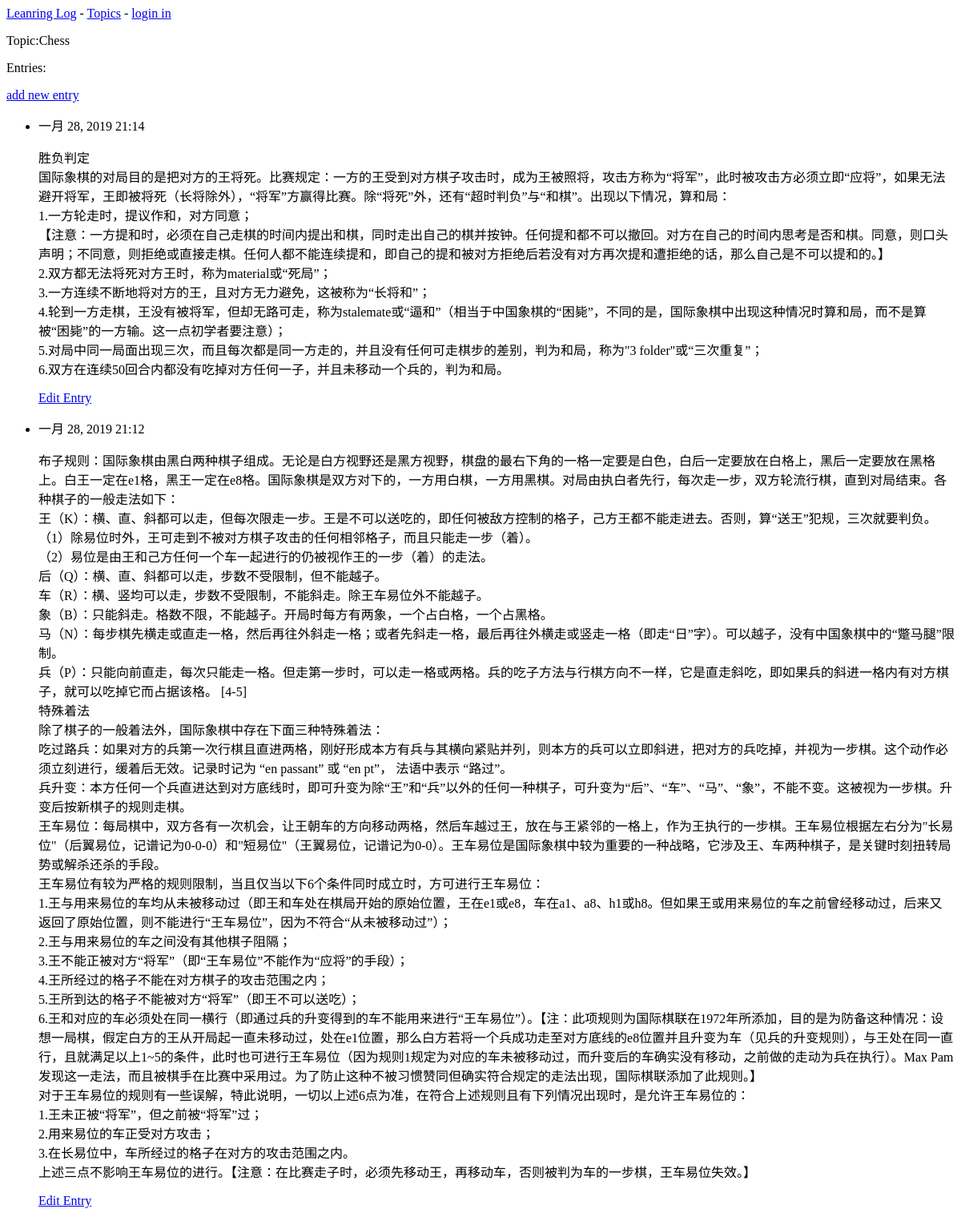
The app's page /topics/1/, older data.
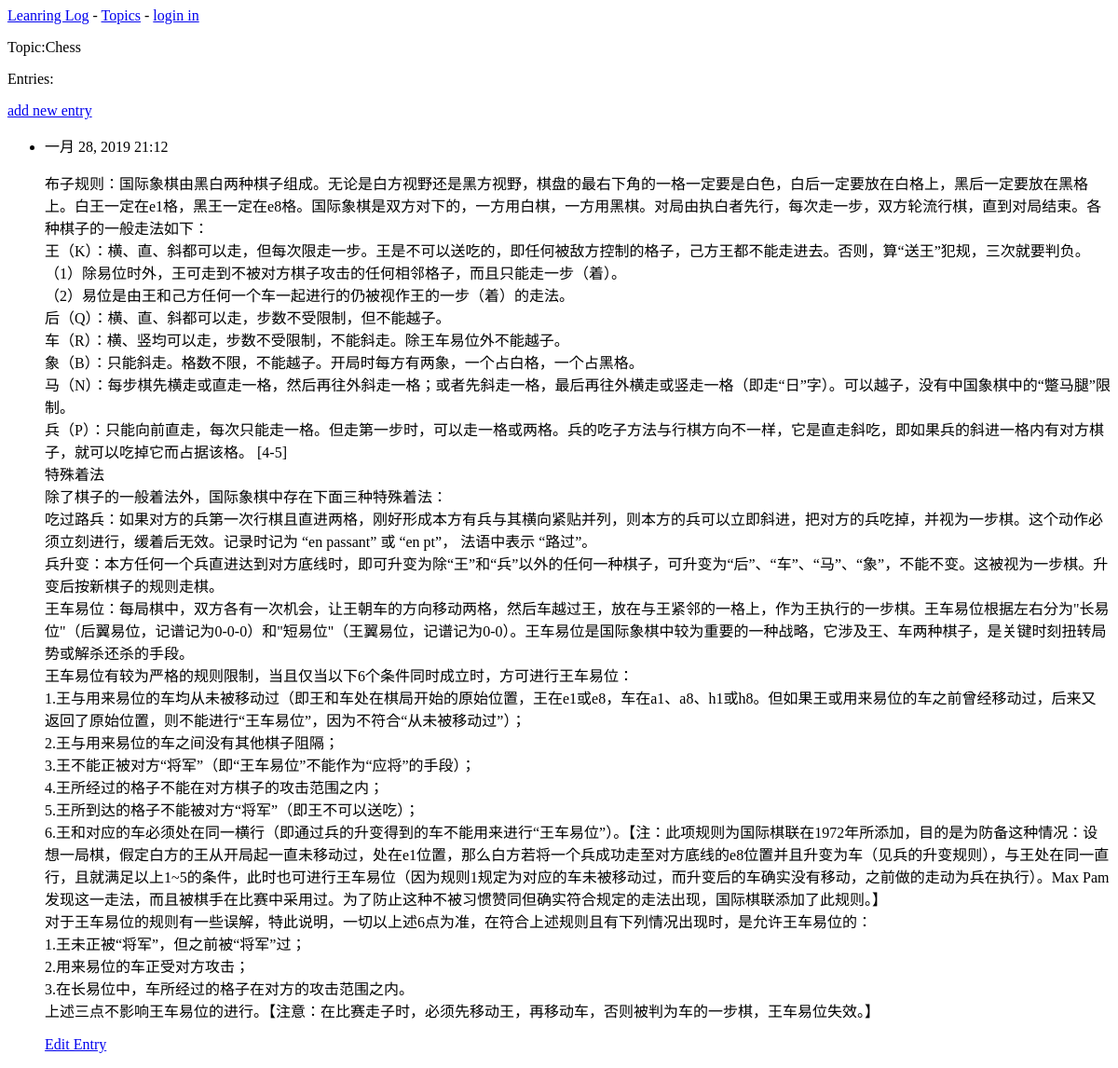
The same page, newer data.
### learning_logs/models.py (models this page shows, shortened)
class Entry(models.Model):
    topic = models.ForeignKey(Topic, on_delete=models.CASCADE)
    text = models.TextField()
    date_added = models.DateTimeField(auto_now_add=True)
    class Meta:
        ordering = ['-date_added']
        verbose_name_plural = 'entries'

### learning_logs/views.py (the view)
# urls.py: url(r'^topics/(?P<topic_id>\d+)/$', views.topic, name='topic'),
def topic(request, topic_id):
    topic = Topic.objects.get(pk=topic_id)
    entries = topic.entry_set.order_by('-date_added')
    context = {
        'topic':topic,
        'entries':entries
    }
    return render(request, 'learning_logs/topic.html', context)

### learning_logs/models.py (called while the page is built)
    def __str__(self):
        return self.text

### learning_logs/templates/learning_logs/topic.html
{% extends "learning_logs/base.html"%}
{% block content %}
	<p>Topic:{{ topic }}</p>
	<p>Entries:</p>
	<p>
		<a href="{% url 'learning_logs:new_entry' topic.id %}">add new entry</a>
	</p>
	<ul>
	{% for entry in entries %}
		<li>
			<p>{{ entry.date_added|date:'M d, Y H:i' }}</p>
			<p>{{ entry.text|linebreaks }}</p>
			<p>
				<a href="{% url 'learning_logs:edit_entry' entry.id %}">Edit Entry</a>
			</p>
		</li>
	{% empty %}
		<li>
			There are no entries for this topic yet.
		</li>
	{% endfor %}
	</ul>
{% endblock %}

Row changes from the older to the newer data that the page shows:
removed Entry: date_added "一月 28, 2019 21:14", text "胜负判定 国际象棋的对局目的是把对方的王将死。比赛规定：一方的王受到对方棋子攻击时，成为王被照将，攻击方称为“将军”，此时被攻击方必须立即“应将”，如果无法避开将军，王即被将死（长将除外），“将军”方赢得比赛。除“将死”外，还有“超时判负”与“和棋”。出现以下情况，算和局： 1.一方轮走时，提议作和，对方同意； 【注意：一方提和时，必须在自己走棋的时间内提出和棋，同时走出自己的棋并按钟。任何提和都不可以撤回。对方在自己的时间内思考是否和棋。同意，则口头声明；不同意，则拒绝或直接走棋。任何人都不能连续提和，即自己的提和被对方拒绝后若没有对方再次提和遭拒绝的话，那么自己是不可以提和的。】 2.双方都无法将死对方王时，称为material或“死局”； 3.一方连续不断地将对方的王，且对方无力避免，这被称为“长将和”； 4.轮到一方走棋，王没有被将军，但却无路可走，称为stalemate或“逼和”（相当于中国象棋的“困毙”，不同的是，国际象棋中出现这种情况时算和局，而不是算被“困毙”的一方输。这一点初学者要注意）； 5.对局中同一局面出现三次，而且每次都是同一方走的，并且没有任何可走棋步的差别，判为和局，称为\"3 folder\"或“三次重复”； 6.双方在连续50回合内都没有吃掉对方任何一子，并且未移动一个兵的，判为和局。"
